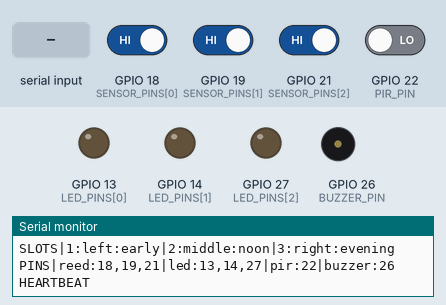
Recording of a sketch running on a simulated ESP32. On the bench: output pins drawn as LEDs (lit = HIGH), buzzer (waves = sounding, pin HIGH), the last lines printed to the serial monitor. Inputs (shaded band) come from the test bench; at power-on: GPIO 18 (SENSOR_PINS[0]), GPIO 19 (SENSOR_PINS[1]), GPIO 21 (SENSOR_PINS[2]) HIGH, GPIO 22 (PIR_PIN) LOW.

Above: at 1.5 s.
1.6 s: "STATE|90|45|200|10\n" received over Serial
At 1.9 s:
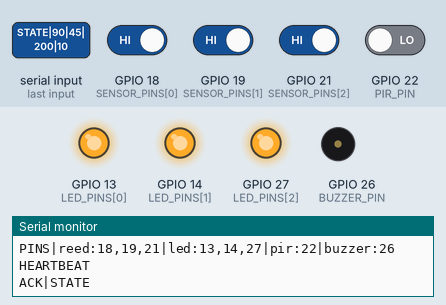
3.1 s: GPIO 18 (SENSOR_PINS[0]) driven LOW
4.7 s: GPIO 22 (PIR_PIN) driven HIGH
6.3 s: "STATE|\n" received over Serial
7.8 s: "PING\n" received over Serial
At 10.09 s:
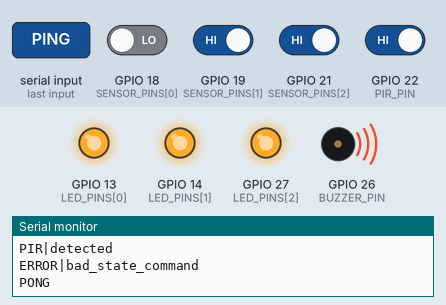
10.8 s: GPIO 18 (SENSOR_PINS[0]) driven HIGH
Timing chart, 0 to 13.4 s (numbered marks = the images above; inputs shaded):
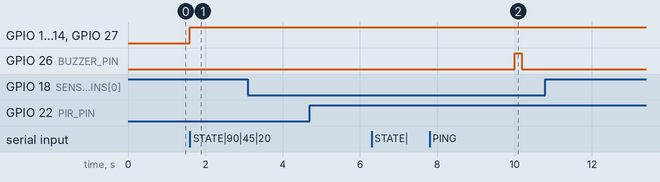

Measured:
- after the input at 1.6 s, GPIO 13 (LED_PINS[0]), GPIO 14 (LED_PINS[1]), GPIO 27 (LED_PINS[2]): LOW → HIGH at once

The sketch:

SmartPillBoxUsb.ino
```cpp
#include <Arduino.h>

// 依硬體測試程式 smart_pill_box_test.ino 的既有接線：
// 左=早(1)、中=中(2)、右=晚(3)，不改線、不增加元件。
constexpr int8_t SENSOR_PINS[3] = {18, 19, 21};
constexpr int8_t LED_PINS[3] = {13, 14, 27};
constexpr int8_t PIR_PIN = 22;
constexpr int8_t BUZZER_PIN = 26;

// 照片中蓋子有磁鐵；一般簧片開關在蓋上時導通、開蓋時斷開。
// 若實測相反，只改成 false，不必改其他程式。
constexpr bool SENSOR_LOW_WHEN_LID_CLOSED = true;
constexpr bool LED_ACTIVE_HIGH = true;
constexpr bool BUZZER_ACTIVE_HIGH = true;

constexpr uint32_t SERIAL_BAUD = 115200;
constexpr uint32_t DEBOUNCE_MS = 120;
constexpr uint32_t PIR_DEBOUNCE_MS = 120;
constexpr uint32_t HEARTBEAT_MS = 30000;
constexpr uint32_t BUZZER_REPEAT_MS = 10000;
constexpr uint32_t BUZZER_PULSE_MS = 180;

bool lastSampleOpen[3] = {false, false, false};
bool stableOpen[3] = {false, false, false};
uint32_t changedAt[3] = {0, 0, 0};
bool reminderLed[3] = {false, false, false};
bool buzzerRequested = false;
bool buzzerPulsing = false;
uint32_t buzzerChangedAt = 0;
uint32_t lastHeartbeatAt = 0;
bool lastPirSample = false;
bool stablePresence = false;
uint32_t pirChangedAt = 0;
String serialLine;

bool pinConfigured(int8_t pin) {
  return pin >= 0;
}

void writeOutput(int8_t pin, bool on, bool activeHigh) {
  if (!pinConfigured(pin)) return;
  digitalWrite(pin, on == activeHigh ? HIGH : LOW);
}

bool readLidOpen(uint8_t index) {
  const int8_t pin = SENSOR_PINS[index];
  if (!pinConfigured(pin)) return false;
  const bool low = digitalRead(pin) == LOW;
  const bool lidClosed = SENSOR_LOW_WHEN_LID_CLOSED ? low : !low;
  return !lidClosed;
}

void emitEvent(uint8_t index, bool opened) {
  Serial.printf("EVENT|%u|%s\n", index + 1, opened ? "opened" : "closed");
}

void emitPresence(bool detected) {
  Serial.printf("PIR|%s\n", detected ? "detected" : "clear");
}

void applyReminderOutputs() {
  for (uint8_t i = 0; i < 3; ++i) {
    writeOutput(LED_PINS[i], reminderLed[i], LED_ACTIVE_HIGH);
  }
}

void setBuzzer(bool on) {
  writeOutput(BUZZER_PIN, on, BUZZER_ACTIVE_HIGH);
}

void handleStateCommand(const String &line) {
  int led1 = 0;
  int led2 = 0;
  int led3 = 0;
  int buzzer = 0;
  if (sscanf(line.c_str(), "STATE|%d|%d|%d|%d", &led1, &led2, &led3, &buzzer) != 4) {
    Serial.println("ERROR|bad_state_command");
    return;
  }
  reminderLed[0] = led1 != 0;
  reminderLed[1] = led2 != 0;
  reminderLed[2] = led3 != 0;
  buzzerRequested = buzzer != 0;
  applyReminderOutputs();
  if (!buzzerRequested) {
    buzzerPulsing = false;
    setBuzzer(false);
  }
  Serial.println("ACK|STATE");
}

void handleSerialLine(String line) {
  line.trim();
  if (line.startsWith("STATE|")) {
    handleStateCommand(line);
  } else if (line == "PING") {
    Serial.println("PONG");
  } else if (line == "STATUS") {
    Serial.printf(
      "STATUS|%d|%d|%d|%d\n",
      stableOpen[0] ? 1 : 0,
      stableOpen[1] ? 1 : 0,
      stableOpen[2] ? 1 : 0,
      buzzerRequested ? 1 : 0
    );
  } else if (line.length() > 0) {
    Serial.println("ERROR|unknown_command");
  }
}

void readSerialCommands() {
  while (Serial.available() > 0) {
    const char value = static_cast<char>(Serial.read());
    if (value == '\n') {
      handleSerialLine(serialLine);
      serialLine = "";
    } else if (value != '\r' && serialLine.length() < 120) {
      serialLine += value;
    }
  }
}

void updateSensors() {
  const uint32_t now = millis();
  for (uint8_t i = 0; i < 3; ++i) {
    if (!pinConfigured(SENSOR_PINS[i])) continue;
    const bool sampleOpen = readLidOpen(i);
    if (sampleOpen != lastSampleOpen[i]) {
      lastSampleOpen[i] = sampleOpen;
      changedAt[i] = now;
    }
    if (sampleOpen != stableOpen[i] && now - changedAt[i] >= DEBOUNCE_MS) {
      stableOpen[i] = sampleOpen;
      emitEvent(i, sampleOpen);
    }
  }
}

void updatePir() {
  if (!pinConfigured(PIR_PIN)) return;
  const uint32_t now = millis();
  const bool samplePresence = digitalRead(PIR_PIN) == HIGH;
  if (samplePresence != lastPirSample) {
    lastPirSample = samplePresence;
    pirChangedAt = now;
  }
  if (samplePresence != stablePresence && now - pirChangedAt >= PIR_DEBOUNCE_MS) {
    stablePresence = samplePresence;
    emitPresence(stablePresence);
  }
}

void updateBuzzer() {
  if (!pinConfigured(BUZZER_PIN) || !buzzerRequested) return;
  const uint32_t now = millis();
  if (buzzerPulsing && now - buzzerChangedAt >= BUZZER_PULSE_MS) {
    buzzerPulsing = false;
    buzzerChangedAt = now;
    setBuzzer(false);
  } else if (!buzzerPulsing && now - buzzerChangedAt >= BUZZER_REPEAT_MS) {
    buzzerPulsing = true;
    buzzerChangedAt = now;
    setBuzzer(true);
  }
}

void setup() {
  Serial.begin(SERIAL_BAUD);
  serialLine.reserve(128);

  for (uint8_t i = 0; i < 3; ++i) {
    if (pinConfigured(SENSOR_PINS[i])) {
      pinMode(SENSOR_PINS[i], INPUT_PULLUP);
      stableOpen[i] = readLidOpen(i);
      lastSampleOpen[i] = stableOpen[i];
      changedAt[i] = millis();
    }
    if (pinConfigured(LED_PINS[i])) {
      pinMode(LED_PINS[i], OUTPUT);
      writeOutput(LED_PINS[i], false, LED_ACTIVE_HIGH);
    }
  }
  if (pinConfigured(PIR_PIN)) {
    pinMode(PIR_PIN, INPUT);
    stablePresence = digitalRead(PIR_PIN) == HIGH;
    lastPirSample = stablePresence;
    pirChangedAt = millis();
  }
  if (pinConfigured(BUZZER_PIN)) {
    pinMode(BUZZER_PIN, OUTPUT);
    setBuzzer(false);
  }

  delay(300);
  Serial.println("HELLO|smartpill-esp32-usb|2");
  Serial.println("SLOTS|1:left:early|2:middle:noon|3:right:evening");
  Serial.println("PINS|reed:18,19,21|led:13,14,27|pir:22|buzzer:26");
  if (!pinConfigured(SENSOR_PINS[0]) || !pinConfigured(SENSOR_PINS[1]) || !pinConfigured(SENSOR_PINS[2])) {
    Serial.println("WARNING|sensor_gpio_not_configured");
  }
  Serial.println("HEARTBEAT");
  lastHeartbeatAt = millis();
}

void loop() {
  readSerialCommands();
  updateSensors();
  updatePir();
  updateBuzzer();

  const uint32_t now = millis();
  if (now - lastHeartbeatAt >= HEARTBEAT_MS) {
    Serial.println("HEARTBEAT");
    lastHeartbeatAt = now;
  }
  delay(5);
}
```
